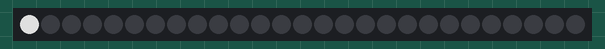
Simulated run of this sketch. Board: Arduino Uno, built with avr-gcc and run on an emulated ATmega328P. On the bench: 27 RGB LEDs in strip order, left to right. Dim RGB values are drawn brighter than linear.

Above: at 2.15 s.
At 3.4 s:
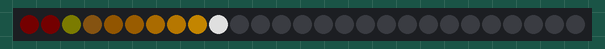
At 4.03 s:
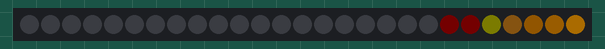
At 5.9 s:
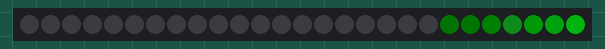
At 7.78 s:
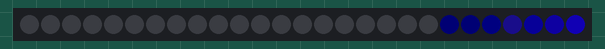
At 9.96 s:
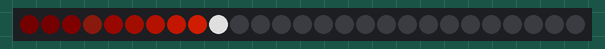

The sketch:

FastLED_Meteor_Shower.ino
```cpp
/*
By: Peter Routon
Date: December 2014
This is my adaptation and simplification (i.e., reduced options) of meteorShower, Jon Burroughs' adaptation
of some funkboxing code from Thomas Eldridge.
*/
//================================================
#include "FastLED.h"
#define LED_COUNT 27
#define LED_PIN 3
struct CRGB leds[LED_COUNT];
//================================================

uint8_t hue = 32;
byte idex = 255;
byte meteorLength = 29;

void setup() {
  // sanity check delay - allows reprogramming if accidently blowing power w/leds
   	delay(2000);
  LEDS.addLeds<WS2811, LED_PIN, RGB>(leds, LED_COUNT);
  LEDS.setBrightness(200);
}

void loop(){
 meteorShower();
}

void meteorShower(){
  // slide all the pixels down one in the array
  memmove8( &leds[1], &leds[0], (LED_COUNT - 1) * 3 );

  // increment the meteor display frame
  idex++;
  // make sure we don't drift into space
  if ( idex > meteorLength ) {
    idex = 0;
    // cycle through hues in each successive meteor tail
    hue += 32;
  }

  // this switch controls the actual meteor animation, i.e., what gets placed in the
  // first position and then subsequently gets moved down the strip by the memmove above
  switch ( idex ) {
  case 0:
    leds[0] = CRGB(200,200,200);
    break;
  case 1:
    leds[0] = CHSV((hue - 20), 255, 210);
    break;
  case 2:
    leds[0] = CHSV((hue - 22), 255, 180);
    break;
  case 3:
    leds[0] = CHSV((hue - 23), 255, 150);
    break;
  case 4:
    leds[0] = CHSV((hue - 24), 255, 110);
    break;
  case 5:
    leds[0] = CHSV((hue - 25), 255, 90);
    break;
  case 6:
    leds[0] = CHSV((hue - 26), 160, 60);
    break;
  case 7:
    leds[0] = CHSV((hue - 27), 140, 40);
    break;
  case 8:
    leds[0] = CHSV((hue - 28), 120, 20);
    break;
  case 9:
    leds[0] = CHSV((hue - 29), 100, 20);
    break;
  default:
    leds[0] = CRGB::Black;
  }

  // show the blinky
  FastLED.show();
  // control the animation speed/frame rate
  delay(30);
}
```

Measured:
- by itself, everything shown: repeats every 7.5 s, in 24 steps
